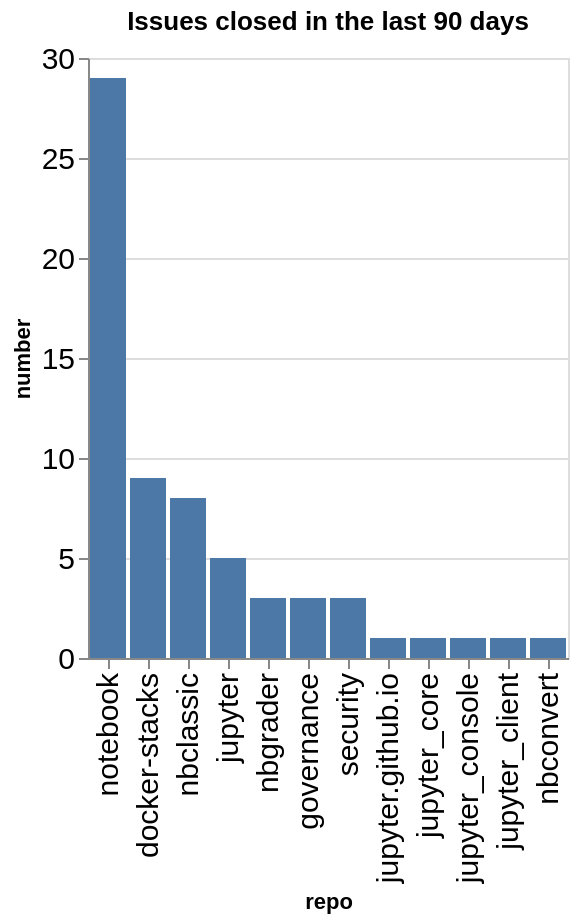

Here is the notebook cell this chart was saved with:
### Code cell
closed_counts = closed.groupby(['org', 'repo']).count()['number'].reset_index()
closed_counts['org/repo'] = closed_counts.apply(lambda a: a['org'] + '/' + a['repo'], axis=1)
sorted_vals = closed_counts.sort_values(['number'], ascending=False)['repo'].values
alt.Chart(data=closed_counts, title=f"Issues closed in the last {n_days} days").mark_bar().encode(
    x=alt.X('repo', sort=alt.Sort(sorted_vals.tolist())),
    y='number',
)

### Figure 1 — Vega-Lite specification as saved in the notebook (floating-point values rounded to 4 significant figures)
{"config": {"axisLeft": {"labelFontSize": 15}, "axisBottom": {"labelFontSize": 15}}, "data": {"name": "data-4322ae886d930f9374748a3736e456c0"}, "mark": {"type": "bar"}, "encoding": {"x": {"field": "repo", "sort": ["notebook", "docker-stacks", "nbclassic", "jupyter", "nbgrader", "governance", "security", "jupyter.github.io", "jupyter_core", "jupyter_console", "jupyter_client", "nbconvert"], "type": "nominal"}, "y": {"field": "number", "type": "quantitative"}}, "title": "Issues closed in the last 90 days", "$schema": "https://vega.github.io/schema/vega-lite/v5.20.1.json", "datasets": {"data-4322ae886d930f9374748a3736e456c0": [{"org": "jupyter", "repo": "docker-stacks", "number": 9, "org/repo": "jupyter/docker-stacks"}, {"org": "jupyter", "repo": "governance", "number": 3, "org/repo": "jupyter/governance"}, {"org": "jupyter", "repo": "jupyter", "number": 5, "org/repo": "jupyter/jupyter"}, {"org": "jupyter", "repo": "jupyter.github.io", "number": 1, "org/repo": "jupyter/jupyter.github.io"}, {"org": "jupyter", "repo": "jupyter_client", "number": 1, "org/repo": "jupyter/jupyter_client"}, {"org": "jupyter", "repo": "jupyter_console", "number": 1, "org/repo": "jupyter/jupyter_console"}, {"org": "jupyter", "repo": "jupyter_core", "number": 1, "org/repo": "jupyter/jupyter_core"}, {"org": "jupyter", "repo": "nbclassic", "number": 8, "org/repo": "jupyter/nbclassic"}, {"org": "jupyter", "repo": "nbconvert", "number": 1, "org/repo": "jupyter/nbconvert"}, {"org": "jupyter", "repo": "nbgrader", "number": 3, "org/repo": "jupyter/nbgrader"}, {"org": "jupyter", "repo": "notebook", "number": 29, "org/repo": "jupyter/notebook"}, {"org": "jupyter", "repo": "security", "number": 3, "org/repo": "jupyter/security"}]}}
